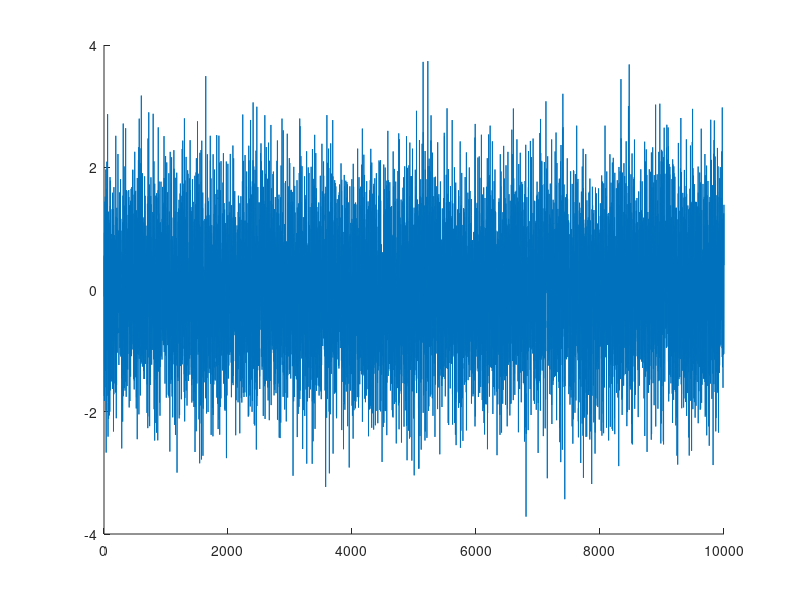

The MATLAB script that drew this image: (Note: this script raises an error after producing the figure.)



figure(80);


origVals = randn(1,10000);
h=line(1:10000, origVals );

set(h,'EraseMode','background');

set(gca,'ylim',[-10 10],'xlim',[1 10000], 'ylimmode','manual','xlimmode','manual'); %,'XTickLabel',[]);

tic
for k=1:500

    %newVals = randn(1,10000);
    newVals=origVals;newVals(1:1000)=randn(1,1000)+2;
    set(h,'ydata', newVals );
drawnow;
end

toc


X = randn(1,512*50);

Y=buffer(X,512);

Z = reshape( Y(:,11:20),1,10*512 );

n=1e6;
X = zeros(n, 10);
for j=1:10
    X(:, j) =single(randn(1,n));
end

tic
for k=1:100

    
    X = [ X(1000:n-1000); single(ones(1000, 1)) ];
end
toc





filteredData(1:bufferSize) = [ filteredData( indsReuse ) newDataFiltered ];




